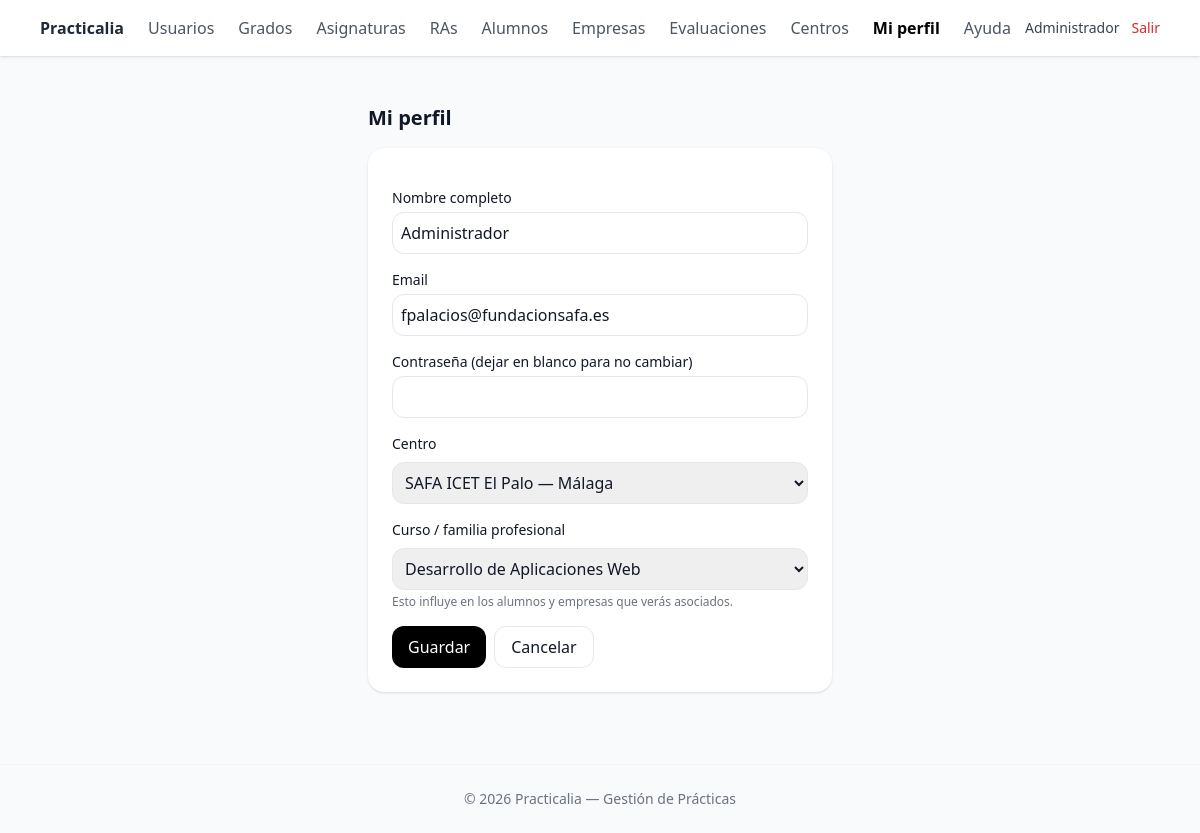
The app's page /public/perfil/edit.php (signed in) with its own data.
### tables this page shows
CREATE TABLE `usuarios` (
  `id` int(10) UNSIGNED NOT NULL,
  `nombre` varchar(100) NOT NULL,
  `apellidos` varchar(150) DEFAULT NULL,
  `email` varchar(190) NOT NULL,
  `password_hash` varchar(255) NOT NULL,
  `telefono` varchar(30) DEFAULT NULL,
  `centro_id` int(10) UNSIGNED DEFAULT NULL,
  `activo` tinyint(1) NOT NULL DEFAULT 1,
  `created_at` timestamp NOT NULL DEFAULT current_timestamp(),
  `updated_at` timestamp NOT NULL DEFAULT current_timestamp() ON UPDATE current_timestamp(),
  `deleted_at` timestamp NULL DEFAULT NULL
);

CREATE TABLE `centros` (
  `id` int(10) UNSIGNED NOT NULL,
  `nombre` varchar(150) NOT NULL,
  `telefono` varchar(30) DEFAULT NULL,
  `email` varchar(120) DEFAULT NULL,
  `direccion` varchar(200) DEFAULT NULL,
  `ciudad` varchar(100) DEFAULT NULL,
  `provincia` varchar(100) DEFAULT NULL,
  `cp` varchar(10) DEFAULT NULL,
  `web` varchar(200) DEFAULT NULL,
  `created_at` timestamp NULL DEFAULT current_timestamp(),
  `updated_at` timestamp NULL DEFAULT current_timestamp() ON UPDATE current_timestamp(),
  `deleted_at` timestamp NULL DEFAULT NULL
);

CREATE TABLE `cursos_profesores` (
  `curso_id` int(10) UNSIGNED NOT NULL,
  `profesor_id` int(10) UNSIGNED NOT NULL,
  `created_at` timestamp NULL DEFAULT current_timestamp(),
  `updated_at` timestamp NULL DEFAULT current_timestamp() ON UPDATE current_timestamp()
);

CREATE TABLE `cursos` (
  `id` int(10) UNSIGNED NOT NULL,
  `nombre` varchar(150) NOT NULL,
  `codigo` varchar(50) DEFAULT NULL,
  `anyo` smallint(6) DEFAULT NULL,
  `activo` tinyint(1) NOT NULL DEFAULT 1,
  `created_at` timestamp NOT NULL DEFAULT current_timestamp(),
  `updated_at` timestamp NOT NULL DEFAULT current_timestamp() ON UPDATE current_timestamp()
);

### lib/auth.php (called while the page is built, shortened)
<?php
function current_user(): ?array
{
    return $_SESSION['user'] ?? null;
}
function require_role(string $codigoRol): bool
{
    $user = current_user();
    return in_array($codigoRol, $user['roles_codigos'] ?? [], true);
}

### public/perfil/edit.php (the view, shortened to what this page needs)
<?php
require_once __DIR__ . '/../../lib/auth.php';
$user = current_user();
$id = (int) $user['id'];
$stU = $pdo->prepare('SELECT id, nombre, email, centro_id FROM usuarios WHERE id = :id LIMIT 1');
$stU->execute([':id' => $id]);
$dbUser = $stU->fetch();
$centros = $pdo->query("SELECT id, nombre, ciudad FROM centros ORDER BY nombre")->fetchAll();
$cursos = $pdo->query("SELECT id, nombre FROM cursos ORDER BY nombre")->fetchAll();
$stCP = $pdo->prepare("SELECT curso_id FROM cursos_profesores WHERE profesor_id = :p ORDER BY curso_id LIMIT 1");
$stCP->execute([':p' => $id]);
$cursoActual = (int) ($stCP->fetch()['curso_id'] ?? 0);
require_once __DIR__ . '/../partials/_header.php';
?>
<h1 class="text-xl font-semibold mb-4">Mi perfil</h1>
<form method="post" class="bg-white p-6 rounded-2xl shadow space-y-4">
  <div>
    <label class="block text-sm font-medium">Nombre completo</label>
    <input name="nombre" value="<?= htmlspecialchars($dbUser['nombre'] ?? '') ?>" required
      class="mt-1 w-full border rounded-xl p-2">
  </div>
  <div>
    <label class="block text-sm font-medium">Email</label>
    <input name="email" type="email" value="<?= htmlspecialchars($dbUser['email'] ?? '') ?>" required
      class="mt-1 w-full border rounded-xl p-2">
  </div>
  <div>
    <label class="block text-sm font-medium">Contraseña (dejar en blanco para no cambiar)</label>
    <input name="password" type="password" class="mt-1 w-full border rounded-xl p-2">
  </div>
  <div>
    <label class="block text-sm font-medium mb-1">Centro</label>
    <select name="centro_id" class="mt-1 w-full border rounded-xl p-2">
      <?php foreach ($centros as $c): ?>
        <option value="<?= (int) $c['id'] ?>" <?= ((int) ($dbUser['centro_id'] ?? 0) === (int) $c['id']) ? 'selected' : '' ?>>
          <?= htmlspecialchars($c['nombre'] . (!empty($c['ciudad']) ? ' — ' . $c['ciudad'] : '')) ?>
        </option>
      <?php endforeach; ?>
    </select>
  </div>
  <div>
    <label class="block text-sm font-medium mb-1">Curso / familia profesional</label>
    <select name="curso_id" class="mt-1 w-full border rounded-xl p-2">
      <?php foreach ($cursos as $c):
        $cid = (int) $c['id']; ?>
        <option value="<?= $cid ?>" <?= ($cid === (int) $cursoActual) ? 'selected' : '' ?>>
          <?= htmlspecialchars($c['nombre']) ?>
        </option>
      <?php endforeach; ?>
    </select>
    <p class="text-xs text-gray-500 mt-1">Esto influye en los alumnos y empresas que verás asociados.</p>
  </div>
  <div class="flex gap-2">
    <button class="rounded-xl bg-black text-white px-4 py-2">Guardar</button>
    <a href="<?= $base ?>/index.php" class="rounded-xl border px-4 py-2">Cancelar</a>
  </div>
</form>
</main>
<?php require_once __DIR__ . '/../partials/_footer.php'; ?>

### public/partials/menu.php (shortened to what this page needs)
<?php
require_once __DIR__ . '/../../lib/auth.php';
$user = current_user();
$isAdmin = require_role('admin');
$scriptName = $_SERVER['SCRIPT_NAME'] ?? '';
$publicPos = strpos($scriptName, '/public/');
$projectRoot = ($publicPos !== false) ? substr($scriptName, 0, $publicPos) : '';
$base = $projectRoot . '/public';
$path = $_SERVER['SCRIPT_NAME'] ?? '';
function active(string $needle): string
{
  global $path;
  return str_contains($path, $needle) ? 'text-black font-semibold' : 'text-gray-600';
}
?>
<nav class="bg-white shadow mb-6">
  <div class="max-w-6xl mx-auto px-4">
    <div class="flex justify-between h-14 items-center">
      <div class="flex items-center space-x-6">
        <a href="<?= $base ?>/index.php" class="font-semibold text-gray-800">Practicalia</a>
        <?php if ($isAdmin): ?>
          <a href="<?= $base ?>/admin/usuarios/index.php" class="<?= active('/admin/usuarios/') ?>">
            Usuarios
          </a>
          <a href="<?= $base ?>/cursos/index.php" class="<?= active('/cursos/') ?>">
            Grados
          </a>
          <a href="<?= $base ?>/asignaturas/index.php" class="<?= active('/asignaturas/') ?>">
            Asignaturas
          </a>
          <a href="<?= $base ?>/ras/index.php" class="<?= active('/ras/') ?>">
            RAs
          </a>
          <a href="<?= $base ?>/alumnos/index.php" class="<?= active('/alumnos/') ?>">
            Alumnos
          </a>
          <a href="<?= $base ?>/empresas/index.php" class="<?= active('/empresas/') ?>">
            Empresas
          </a>
          <a href="<?= $base ?>/evaluaciones/index.php" class="<?= active('/evaluaciones/') ?>">
            Evaluaciones
          </a>
          <a href="<?= $base ?>/centros/index.php" class="<?= active('/centros/') ?>">
            Centros
          </a>
        <?php endif; ?>
        <a href="<?= $base ?>/perfil/edit.php" class="<?= active('/perfil/') ?>">
          Mi perfil
        </a>
        <a href="<?= $base ?>/ayuda.php" class="<?= active('/ayuda.php') ?>">
          Ayuda
        </a>
      </div>
      <div class="flex items-center gap-3 text-sm text-gray-700">
        <span><?= htmlspecialchars($user['nombre'] ?? '') ?></span>
        <a href="<?= $base ?>/logout.php" class="text-red-600 hover:underline">Salir</a>
      </div>
    </div>
  </div>
</nav>

### records on screen
usuarios: nombre "Administrador", email "fpalacios@fundacionsafa.es", centro_id "SAFA ICET El Palo — Málaga"
cursos_profesores: curso_id "Desarrollo de Aplicaciones Web"
